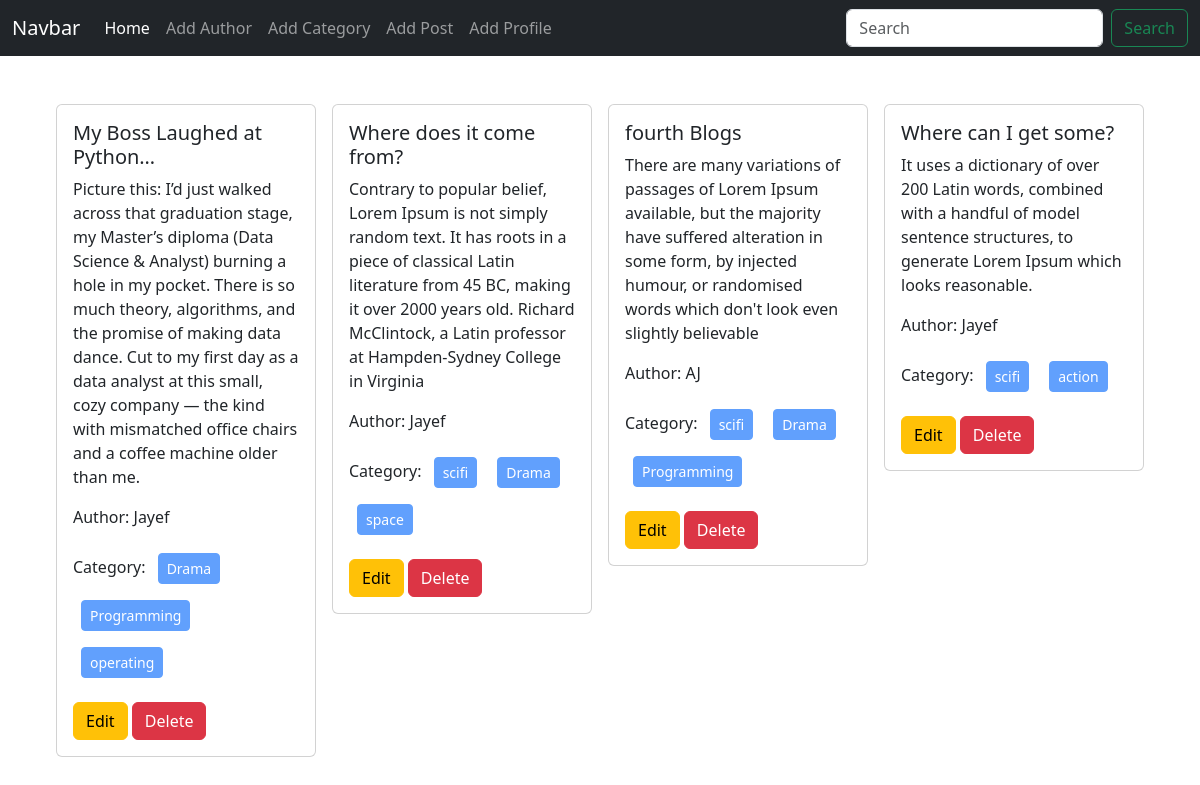
The page / on the database its author committed.
### posts/models.py (models this page shows, shortened)
class Post(models.Model):
    title = models.CharField(max_length=50)
    content = models.TextField()
    category = models.ManyToManyField(Category) # ekta post multiple categorir modde takte pare abar ekta categorir undera multiple post thakte pare.
    author = models.ForeignKey(Author, on_delete=models.CASCADE)

### author/models.py (models this page shows, shortened)
class Author(models.Model):
    name = models.CharField(max_length=100)
    bio = models.TextField()
    phone_no = models.CharField(max_length=11)

### category/models.py (models this page shows, shortened)
class Category(models.Model):
    name = models.CharField(max_length=100)

### blog_project/views.py (the view)
# urls.py: path('', home, name='homepage'),
def home(request):
    data = Post.objects.all()
    return render(request, 'home.html', {'data': data})

### templates/home.html
{% extends 'base.html' %}
{% block content %}
<div class="d-flex flex-wrap justify-content-center px-5 pt-5">
    {% for post in data %}
    <div class="col-sm-3">
        <div class="card mx-2">
          <div class="card-body">
            <h5 class="card-title">{{post.title}}</h5>
            <p class="card-text">{{post.content}}</p>
            <p>Author: {{post.author.name}}</p>
            <p>Category: {% for cat in post.category.all %}
                <button class="btn btn-primary btn-sm m-2" disabled>{{cat.name}}</button>
                {% endfor %}
            </p>
            <a href="{% url 'edit_post' post.id %}" class="btn btn-warning">Edit</a>
            <a href="{% url 'delete_post' post.id %}" class="btn btn-danger">Delete</a>
          </div>
        </div>
      </div>
    {% endfor %}
  </div>
{% endblock %}

### templates/base.html (shortened to what this page needs)
<!doctype html>
<html lang="en">
  <head>
    <link href="https://cdn.jsdelivr.net/npm/bootstrap@5.3.3/dist/css/bootstrap.min.css" rel="stylesheet">
  </head>
  <body>
    <nav class="navbar navbar-expand-lg navbar-dark bg-dark">
        <div class="container-fluid">
          <a class="navbar-brand" href="#">Navbar</a>
          <div class="collapse navbar-collapse" id="navbarSupportedContent">
            <ul class="navbar-nav me-auto mb-2 mb-lg-0">
              <li class="nav-item">
                <a class="nav-link active" aria-current="page" href="{% url 'homepage' %}">Home</a>
              </li>
              <li class="nav-item">
                <a class="nav-link" href="{% url 'add_author' %}">Add Author</a>
              </li>
              <li class="nav-item">
                <a class="nav-link" href="{% url 'add_category' %}">Add Category</a>
              </li>
              <li class="nav-item">
                <a class="nav-link" href="{% url 'add_post' %}">Add Post</a>
              </li>
              <li class="nav-item">
                <a class="nav-link" href="{% url 'add_profile' %}">Add Profile</a>
              </li>
            </ul>
            <form class="d-flex">
              <input class="form-control me-2" type="search" placeholder="Search" aria-label="Search">
              <button class="btn btn-outline-success" type="submit">Search</button>
            </form>
          </div>
        </div>
      </nav>
      {% block content %}
      {% endblock %}
  </body>
</html>

### rows shown on the page
Post: title "My Boss Laughed at Python…", content "Picture this: I’d just walked across that graduation stage, my Master’s diploma (Data Science & Analyst) burning a hole in my pocket. There is so much theory, algorithms, and the promise of making data dance. Cut to my first day as a data analyst at this small, cozy company — the kind with mismatched office chairs and a coffee machine older than me.", author.name "Jayef"
Category: name "Drama"
Category: name "Programming"
Category: name "operating"
Post: title "Where does it come from?", content "Contrary to popular belief, Lorem Ipsum is not simply random text. It has roots in a piece of classical Latin literature from 45 BC, making it over 2000 years old. Richard McClintock, a Latin professor at Hampden-Sydney College in Virginia", author.name "Jayef"
Category: name "scifi"
Category: name "space"
Post: title "fourth Blogs", content "There are many variations of passages of Lorem Ipsum available, but the majority have suffered alteration in some form, by injected humour, or randomised words which don't look even slightly believable", author.name "AJ"
Post: title "Where can I get some?", content "It uses a dictionary of over 200 Latin words, combined with a handful of model sentence structures, to generate Lorem Ipsum which looks reasonable.", author.name "Jayef"
Category: name "action"
